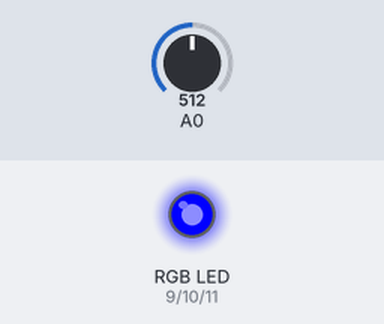
Bench run of a sketch on a simulated Arduino Uno, built with avr-gcc and run on an emulated ATmega328P. Shown: an RGB LED mixed from three pins (HIGH = lit). The test bench sets the inputs (shaded band); at power-on: A0 = 512. Dim RGB values are drawn brighter than linear.

Above: at 1.2 s.
1.3 s: A0 set to 716
At 2.2 s:
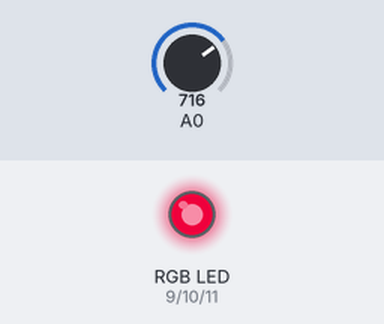
2.8 s: A0 set to 765
At 3.3 s:
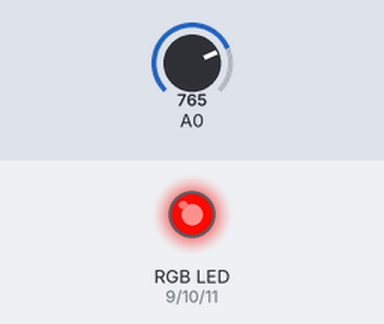
4.3 s: A0 set to 900
At 5.5 s:
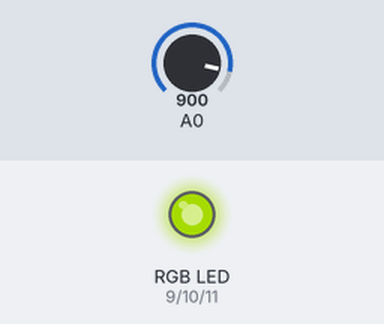
5.8 s: A0 set to 1023
At 6.8 s:
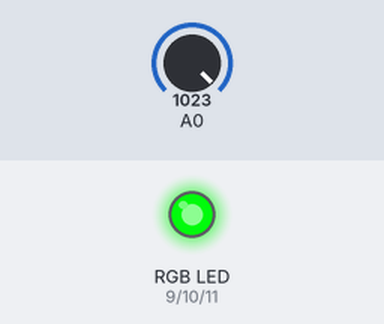
7.3 s: A0 set to 511
At 8.0 s:
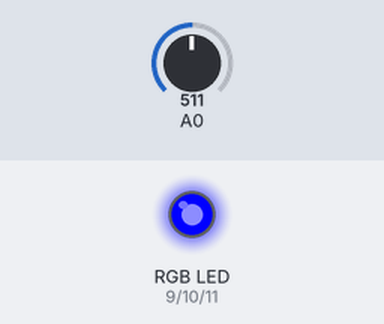
Timing chart, 0 to 9.8 s (numbered marks = the images above; inputs shaded):
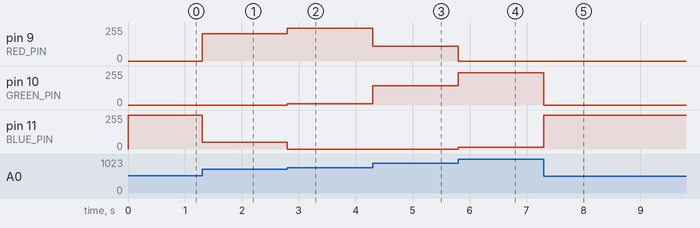

The sketch:

arduino_colorswitch.ino
```cpp
const int RED_PIN = 9;
const int GREEN_PIN = 10;
const int BLUE_PIN = 11;

// This variable controls how fast we loop through the colors.
// (Try changing this to make the fading faster or slower.)

int DISPLAY_TIME = 100;  // In milliseconds


void setup()
{
  // Here we'll configure the Arduino pins we're using to
  // drive the LED to be outputs:
   Serial.begin(9600);      // open the serial port at 9600 bps:

  pinMode(RED_PIN, OUTPUT);
  pinMode(GREEN_PIN, OUTPUT);
  pinMode(BLUE_PIN, OUTPUT);
}
void loop()
{
  int sensorvalue;
  sensorvalue = analogRead(0);
  showRGB(sensorvalue);
}
void showRGB(int color)
{
  if(color > 755)
  {
    color -= 755;
  }
  int redIntensity;
  int greenIntensity;
  int blueIntensity;

  // Here we'll use an "if / else" st  atement to determine which
  // of the three (R,G,B) zones x falls into. Each of these zones
  // spans 255 because analogWrite() wants a number from 0 to 255.

  // In each of these zones, we'll calculate the brightness
  // for each of the red, green, and blue LEDs within the RGB LED.

  if (color <= 255)          // zone 1
  {
    redIntensity = 255 - color;    // red goes from on to off
    greenIntensity = color;        // green goes from off to on
    blueIntensity = 0;             // blue is always off
  }
  else if (color <= 511)     // zone 2
  {
    redIntensity = 0;                     // red is always off
    greenIntensity = 255 - (color - 256); // green on to off
    blueIntensity = (color - 256);        // blue off to on
  }
  else // color >= 512       // zone 3
  {
    redIntensity = (color - 512);         // red off to on
    greenIntensity = 0;                   // green is always off
    blueIntensity = 255 - (color - 512);  // blue on to off
  }

  // Now that the brightness values have been set, command the LED
  // to those values

  analogWrite(RED_PIN, redIntensity);
  analogWrite(BLUE_PIN, blueIntensity);
  analogWrite(GREEN_PIN, greenIntensity);
}
```

Measured:
- after the input at 1.3 s, pin 9 (RED_PIN): 0/255 → 204/255 at once; pin 11 (BLUE_PIN): 255/255 → 51/255 at once
- after the input at 2.8 s, pin 9 (RED_PIN): 204/255 → 245/255 at once; pin 10 (GREEN_PIN): 0/255 → 10/255 at once; pin 11 (BLUE_PIN): 51/255 → 0/255 at once
- after the input at 4.3 s, pin 9 (RED_PIN): 245/255 → 110/255 at once; pin 10 (GREEN_PIN): 10/255 → 145/255 at once
- after the input at 5.8 s, pin 9 (RED_PIN): 110/255 → 0/255 at once; pin 10 (GREEN_PIN): 145/255 → 243/255 at once; pin 11 (BLUE_PIN): 0/255 → 12/255 at once
- after the input at 7.3 s, pin 10 (GREEN_PIN): 243/255 → 0/255 at once; pin 11 (BLUE_PIN): 12/255 → 255/255 at once
